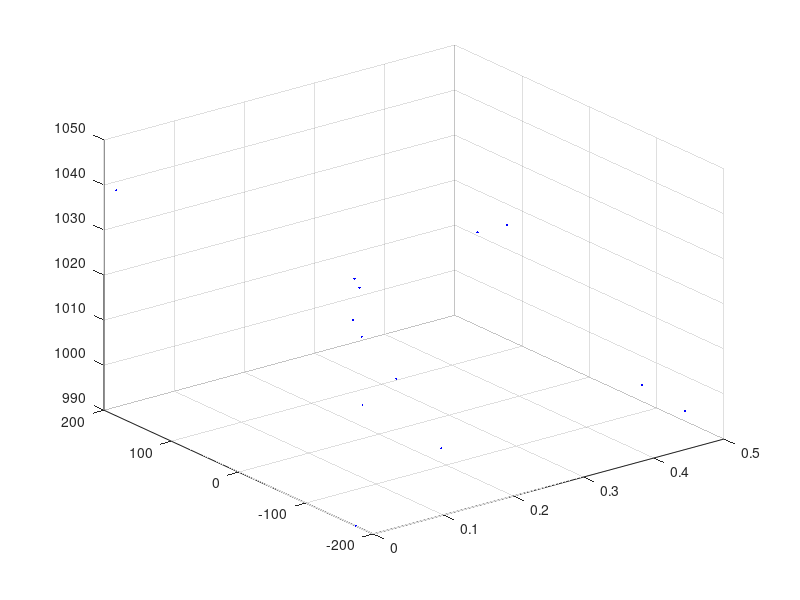

This figure's MATLAB source:
x = [0,0,0,0,0,0,0,0.064,0.113,0.171,0.215,0.413,0.472]';
y = [-174.802,-170.357,-172.142,-179.832,181.589,-182.760,-184.130,-167.862,-183.445,-176.586,-174.759,-168.639,-171.284]';
z = [990.048,1035.44,1044.78,1043.34,1040.11,1032.62,1017.55,1019.55,1003.17,1048.13,1047.84,1003.55,995.463]';
points(:,1) = x;
points(:,2) = y;
points(:,3) = z;
plot3(x,y,z,'b.','MarkerSize',5);
grid on ;
    